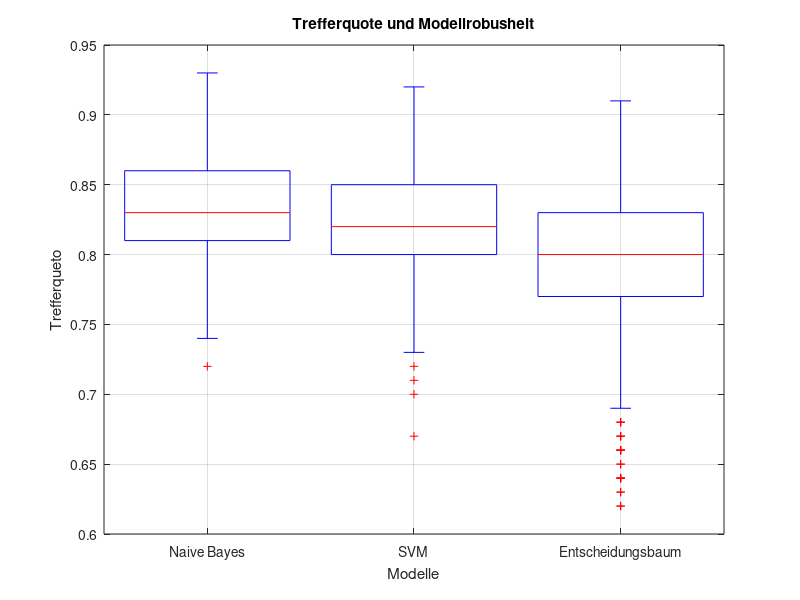

Source code (MATLAB): (Note: this script raises an error after producing the figure.)
%% bSkriptModellperformance
% This skript realse the visualisation of performance
% @Author: Benjamin M. Abdel-Karim
% @since: 2017-05-30
% @version: 2017-05-31

%% Clear everthing
clear; clc; close all;

%% Korrekten Pfad zu den Unterfunktionen legen
addpath('Funktionsbibliothek/MATLAB2Tikiz/src');

%% Import the Data
% Load the Data in a new matrix
%mData = xlsread('ModelleGuete.xlsx');

% Die NaiveBayes
% Jeder Modellwert enthaelt eine ID von 1 bis n. Messung erfolgt ueber die
% Laenge der Eintrage. Wird fuer den Boxplot benotigt.
vNaiveBayesValues=  csvread('Datenbank/NaiveBayes.csv');
vNaiveBayesID = zeros(length(vNaiveBayesValues),1);
vNaiveBayesID = vNaiveBayesID+1; % Index 1. 

% SVM
vSVMValues =  csvread('Datenbank/SVM.csv');
vSVMValuesID = zeros(length(vSVMValues),1);
vSVMValuesID = vSVMValuesID+2; % Index 2.

% Entscheidungsbaeume
vEntscheidungsbaeumeValues = csvread('Datenbank/DecisionTree.csv');
vEntscheidungsbaeumeID = zeros(length(vEntscheidungsbaeumeValues),1);
vEntscheidungsbaeumeID = vEntscheidungsbaeumeID+3; % Index 3.



%% Setze das Ergebnisfeld zusammen
% Das Ergebnisfeld fuer die Modelle wird zusammen gesetzt. 
mData = [vNaiveBayesValues, vNaiveBayesID;
        vSVMValues, vSVMValuesID;
        vEntscheidungsbaeumeValues, vEntscheidungsbaeumeID
];


%% Creat the Boxplot for each Modell
% The method has tow benifits. Number one ist the directly and fixided
% showing of each modelperformance
% Second ist that the boxplot shows the strength of each model
% (sensitivtitat).

figure;
boxplot(mData(:,1), mData(:,2))
title('Trefferquote und Modellrobusheit');
grid on;
ylabel('Trefferqueto');
xlabel('Modelle');
xticklabels({'Naive Bayes', 'SVM', 'Entscheidungsbaum'});
matlab2tikz('Abbildungen/ModelleGueteUndRobustheit.tex');
